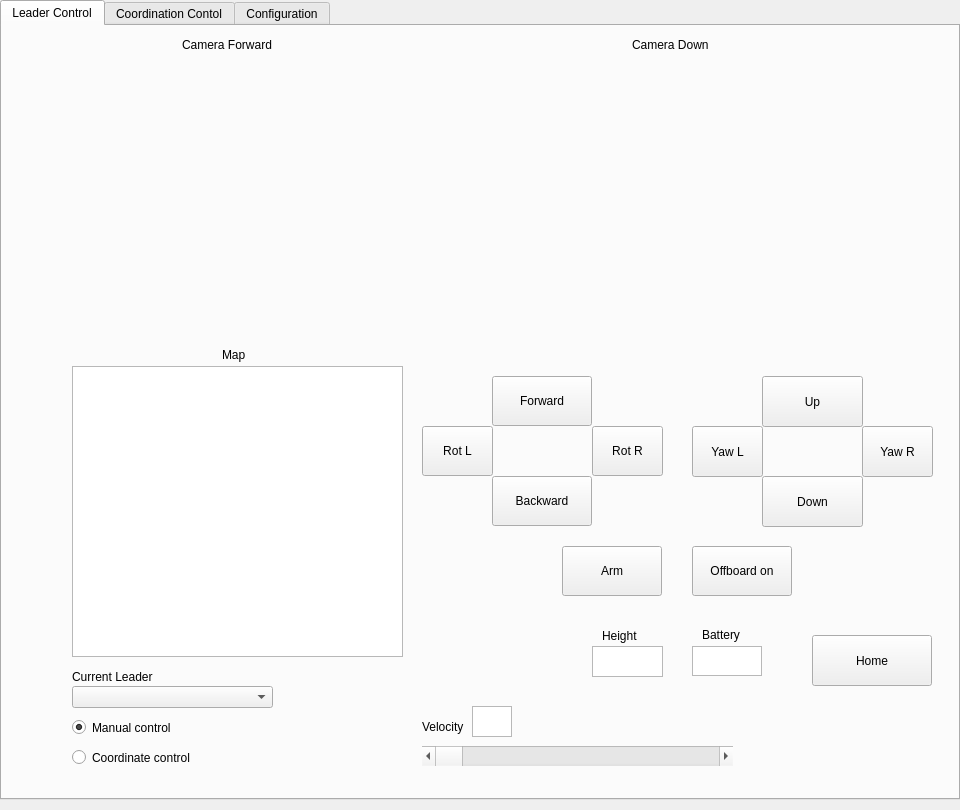
<?xml version="1.0" encoding="UTF-8"?>
<ui version="4.0">
 <class>MainWindow</class>
 <widget class="QWidget" name="MainWindow">
  <property name="geometry">
   <rect>
    <x>0</x>
    <y>0</y>
    <width>960</width>
    <height>810</height>
   </rect>
  </property>
  <property name="windowTitle">
   <string>UAV GUI</string>
  </property>
  <widget class="QWidget" name="centralwidget" native="true">
   <property name="geometry">
    <rect>
     <x>0</x>
     <y>0</y>
     <width>960</width>
     <height>800</height>
    </rect>
   </property>
   <widget class="QTabWidget" name="tabWidget">
    <property name="geometry">
     <rect>
      <x>0</x>
      <y>0</y>
      <width>960</width>
      <height>800</height>
     </rect>
    </property>
    <property name="currentIndex">
     <number>0</number>
    </property>
    <widget class="QWidget" name="leaderTab">
     <attribute name="title">
      <string>Leader Control</string>
     </attribute>
     <widget class="QPushButton" name="rotLeftButton">
      <property name="geometry">
       <rect>
        <x>420</x>
        <y>400</y>
        <width>71</width>
        <height>50</height>
       </rect>
      </property>
      <property name="text">
       <string>Rot L</string>
      </property>
     </widget>
     <widget class="QPushButton" name="forwardButton">
      <property name="geometry">
       <rect>
        <x>490</x>
        <y>350</y>
        <width>100</width>
        <height>50</height>
       </rect>
      </property>
      <property name="text">
       <string>Forward</string>
      </property>
     </widget>
     <widget class="QLabel" name="velocityLabel">
      <property name="geometry">
       <rect>
        <x>420</x>
        <y>690</y>
        <width>67</width>
        <height>21</height>
       </rect>
      </property>
      <property name="text">
       <string>Velocity</string>
      </property>
     </widget>
     <widget class="QPushButton" name="rotRightButton">
      <property name="geometry">
       <rect>
        <x>590</x>
        <y>400</y>
        <width>71</width>
        <height>50</height>
       </rect>
      </property>
      <property name="text">
       <string>Rot R</string>
      </property>
     </widget>
     <widget class="QPushButton" name="upButton">
      <property name="geometry">
       <rect>
        <x>760</x>
        <y>350</y>
        <width>101</width>
        <height>51</height>
       </rect>
      </property>
      <property name="text">
       <string>Up</string>
      </property>
     </widget>
     <widget class="QPushButton" name="backwardButton">
      <property name="geometry">
       <rect>
        <x>490</x>
        <y>450</y>
        <width>100</width>
        <height>50</height>
       </rect>
      </property>
      <property name="text">
       <string>Backward</string>
      </property>
     </widget>
     <widget class="QWidget" name="forwardCameraLayoutWidget">
      <property name="geometry">
       <rect>
        <x>70</x>
        <y>30</y>
        <width>331</width>
        <height>271</height>
       </rect>
      </property>
      <layout class="QHBoxLayout" name="forwardCameraLayout" stretch="0">
       <item>
        <widget class="rqt_uav_gui_cpp::RatioLayoutedFrame" name="forwardCameraFrame_4">
         <property name="sizePolicy">
          <sizepolicy hsizetype="Expanding" vsizetype="Expanding">
           <horstretch>0</horstretch>
           <verstretch>0</verstretch>
          </sizepolicy>
         </property>
         <property name="minimumSize">
          <size>
           <width>80</width>
           <height>80</height>
          </size>
         </property>
         <property name="contextMenuPolicy">
          <enum>Qt::ActionsContextMenu</enum>
         </property>
         <property name="lineWidth">
          <number>1</number>
         </property>
        </widget>
       </item>
      </layout>
     </widget>
     <widget class="QWidget" name="downCameraLayoutWidget">
      <property name="geometry">
       <rect>
        <x>510</x>
        <y>30</y>
        <width>331</width>
        <height>271</height>
       </rect>
      </property>
      <layout class="QHBoxLayout" name="downCameraLayout" stretch="0">
       <item>
        <widget class="rqt_uav_gui_cpp::RatioLayoutedFrame" name="downCameraFrame_4">
         <property name="sizePolicy">
          <sizepolicy hsizetype="Expanding" vsizetype="Expanding">
           <horstretch>0</horstretch>
           <verstretch>0</verstretch>
          </sizepolicy>
         </property>
         <property name="minimumSize">
          <size>
           <width>80</width>
           <height>80</height>
          </size>
         </property>
         <property name="contextMenuPolicy">
          <enum>Qt::ActionsContextMenu</enum>
         </property>
         <property name="lineWidth">
          <number>1</number>
         </property>
        </widget>
       </item>
      </layout>
     </widget>
     <widget class="QPushButton" name="yawLeftButton">
      <property name="geometry">
       <rect>
        <x>690</x>
        <y>400</y>
        <width>71</width>
        <height>51</height>
       </rect>
      </property>
      <property name="text">
       <string>Yaw L</string>
      </property>
     </widget>
     <widget class="QScrollBar" name="velocityScrollBar">
      <property name="geometry">
       <rect>
        <x>420</x>
        <y>720</y>
        <width>311</width>
        <height>20</height>
       </rect>
      </property>
      <property name="orientation">
       <enum>Qt::Horizontal</enum>
      </property>
     </widget>
     <widget class="QPushButton" name="downButton">
      <property name="geometry">
       <rect>
        <x>760</x>
        <y>450</y>
        <width>101</width>
        <height>51</height>
       </rect>
      </property>
      <property name="text">
       <string>Down</string>
      </property>
     </widget>
     <widget class="QLabel" name="forwardCameraLabel">
      <property name="geometry">
       <rect>
        <x>180</x>
        <y>10</y>
        <width>120</width>
        <height>17</height>
       </rect>
      </property>
      <property name="text">
       <string>Camera Forward</string>
      </property>
     </widget>
     <widget class="QTextBrowser" name="velocityText">
      <property name="geometry">
       <rect>
        <x>470</x>
        <y>680</y>
        <width>40</width>
        <height>31</height>
       </rect>
      </property>
     </widget>
     <widget class="QLabel" name="downCameraLabel">
      <property name="geometry">
       <rect>
        <x>630</x>
        <y>10</y>
        <width>120</width>
        <height>17</height>
       </rect>
      </property>
      <property name="text">
       <string>Camera Down</string>
      </property>
     </widget>
     <widget class="QPushButton" name="yawRightButton">
      <property name="geometry">
       <rect>
        <x>860</x>
        <y>400</y>
        <width>71</width>
        <height>51</height>
       </rect>
      </property>
      <property name="text">
       <string>Yaw R</string>
      </property>
     </widget>
     <widget class="QPushButton" name="endButton">
      <property name="geometry">
       <rect>
        <x>810</x>
        <y>609</y>
        <width>120</width>
        <height>51</height>
       </rect>
      </property>
      <property name="text">
       <string>Home</string>
      </property>
     </widget>
     <widget class="QTextBrowser" name="heightText">
      <property name="geometry">
       <rect>
        <x>590</x>
        <y>620</y>
        <width>71</width>
        <height>31</height>
       </rect>
      </property>
     </widget>
     <widget class="QLabel" name="heightLabel">
      <property name="geometry">
       <rect>
        <x>600</x>
        <y>600</y>
        <width>41</width>
        <height>20</height>
       </rect>
      </property>
      <property name="text">
       <string>Height</string>
      </property>
     </widget>
     <widget class="QTextBrowser" name="batteryText">
      <property name="geometry">
       <rect>
        <x>690</x>
        <y>620</y>
        <width>70</width>
        <height>30</height>
       </rect>
      </property>
     </widget>
     <widget class="QLabel" name="batteryLabel">
      <property name="geometry">
       <rect>
        <x>700</x>
        <y>600</y>
        <width>51</width>
        <height>17</height>
       </rect>
      </property>
      <property name="text">
       <string>Battery</string>
      </property>
     </widget>
     <widget class="QRadioButton" name="manualControlButton">
      <property name="geometry">
       <rect>
        <x>70</x>
        <y>720</y>
        <width>131</width>
        <height>23</height>
       </rect>
      </property>
      <property name="text">
       <string>Coordinate control</string>
      </property>
      <property name="checked">
       <bool>false</bool>
      </property>
     </widget>
     <widget class="QPushButton" name="armButton">
      <property name="geometry">
       <rect>
        <x>560</x>
        <y>520</y>
        <width>100</width>
        <height>50</height>
       </rect>
      </property>
      <property name="text">
       <string>Arm</string>
      </property>
     </widget>
     <widget class="QPushButton" name="offboardOnButton">
      <property name="geometry">
       <rect>
        <x>690</x>
        <y>520</y>
        <width>100</width>
        <height>50</height>
       </rect>
      </property>
      <property name="text">
       <string>Offboard on</string>
      </property>
     </widget>
     <widget class="QComboBox" name="leaderBox">
      <property name="geometry">
       <rect>
        <x>70</x>
        <y>660</y>
        <width>201</width>
        <height>22</height>
       </rect>
      </property>
     </widget>
     <widget class="QLabel" name="leaderLabel">
      <property name="geometry">
       <rect>
        <x>70</x>
        <y>640</y>
        <width>310</width>
        <height>21</height>
       </rect>
      </property>
      <property name="text">
       <string>Current Leader</string>
      </property>
     </widget>
     <widget class="QRadioButton" name="manualControlButton_5">
      <property name="geometry">
       <rect>
        <x>70</x>
        <y>690</y>
        <width>131</width>
        <height>23</height>
       </rect>
      </property>
      <property name="text">
       <string>Manual control</string>
      </property>
      <property name="checked">
       <bool>true</bool>
      </property>
     </widget>
     <widget class="QGraphicsView" name="graphicsView">
      <property name="geometry">
       <rect>
        <x>70</x>
        <y>340</y>
        <width>331</width>
        <height>291</height>
       </rect>
      </property>
     </widget>
     <widget class="QLabel" name="forwardCameraLabel_3">
      <property name="geometry">
       <rect>
        <x>220</x>
        <y>320</y>
        <width>31</width>
        <height>17</height>
       </rect>
      </property>
      <property name="text">
       <string>Map</string>
      </property>
     </widget>
     <widget class="QwtSlider" name="Slider_2">
      <property name="geometry">
       <rect>
        <x>10</x>
        <y>340</y>
        <width>60</width>
        <height>291</height>
       </rect>
      </property>
     </widget>
    </widget>
    <widget class="QWidget" name="swarmTab">
     <attribute name="title">
      <string>Coordination Contol</string>
     </attribute>
     <widget class="QTableWidget" name="tableWidget">
      <property name="geometry">
       <rect>
        <x>10</x>
        <y>30</y>
        <width>591</width>
        <height>331</height>
       </rect>
      </property>
     </widget>
     <widget class="QGraphicsView" name="map_3">
      <property name="geometry">
       <rect>
        <x>10</x>
        <y>390</y>
        <width>591</width>
        <height>371</height>
       </rect>
      </property>
     </widget>
     <widget class="QLabel" name="minHeightLabel_3">
      <property name="geometry">
       <rect>
        <x>10</x>
        <y>0</y>
        <width>251</width>
        <height>30</height>
       </rect>
      </property>
      <property name="text">
       <string>Swarm info</string>
      </property>
     </widget>
     <widget class="QLabel" name="minHeightLabel_4">
      <property name="geometry">
       <rect>
        <x>10</x>
        <y>360</y>
        <width>251</width>
        <height>30</height>
       </rect>
      </property>
      <property name="text">
       <string>Map</string>
      </property>
     </widget>
     <widget class="QTabWidget" name="tabWidget_2">
      <property name="geometry">
       <rect>
        <x>610</x>
        <y>30</y>
        <width>341</width>
        <height>731</height>
       </rect>
      </property>
      <property name="currentIndex">
       <number>0</number>
      </property>
      <widget class="QWidget" name="tab">
       <attribute name="title">
        <string>Control</string>
       </attribute>
       <widget class="QLabel" name="minHeightLabel">
        <property name="geometry">
         <rect>
          <x>40</x>
          <y>140</y>
          <width>81</width>
          <height>30</height>
         </rect>
        </property>
        <property name="text">
         <string>Min Height</string>
        </property>
       </widget>
       <widget class="QLabel" name="maxHeightLabel">
        <property name="geometry">
         <rect>
          <x>200</x>
          <y>140</y>
          <width>71</width>
          <height>30</height>
         </rect>
        </property>
        <property name="text">
         <string>Max Height</string>
        </property>
       </widget>
       <widget class="QScrollBar" name="distanceScrollBar">
        <property name="geometry">
         <rect>
          <x>40</x>
          <y>230</y>
          <width>251</width>
          <height>25</height>
         </rect>
        </property>
        <property name="orientation">
         <enum>Qt::Horizontal</enum>
        </property>
       </widget>
       <widget class="QLabel" name="distanceLabel">
        <property name="geometry">
         <rect>
          <x>40</x>
          <y>200</y>
          <width>161</width>
          <height>30</height>
         </rect>
        </property>
        <property name="text">
         <string>Distance Between Drones</string>
        </property>
       </widget>
       <widget class="QComboBox" name="algorithmBox">
        <property name="geometry">
         <rect>
          <x>40</x>
          <y>70</y>
          <width>251</width>
          <height>31</height>
         </rect>
        </property>
       </widget>
       <widget class="QLabel" name="algorithmLabel">
        <property name="geometry">
         <rect>
          <x>40</x>
          <y>50</y>
          <width>251</width>
          <height>23</height>
         </rect>
        </property>
        <property name="text">
         <string>Algorithm</string>
        </property>
       </widget>
       <widget class="QPushButton" name="startButton_3">
        <property name="geometry">
         <rect>
          <x>10</x>
          <y>550</y>
          <width>151</width>
          <height>30</height>
         </rect>
        </property>
        <property name="text">
         <string>Start</string>
        </property>
       </widget>
       <widget class="QPushButton" name="stopButton_3">
        <property name="geometry">
         <rect>
          <x>180</x>
          <y>550</y>
          <width>151</width>
          <height>30</height>
         </rect>
        </property>
        <property name="text">
         <string>Stop</string>
        </property>
       </widget>
       <widget class="QPushButton" name="homeButton_3">
        <property name="geometry">
         <rect>
          <x>90</x>
          <y>590</y>
          <width>161</width>
          <height>30</height>
         </rect>
        </property>
        <property name="text">
         <string>Home</string>
        </property>
       </widget>
       <widget class="QDoubleSpinBox" name="longitudeBox_3">
        <property name="geometry">
         <rect>
          <x>0</x>
          <y>480</y>
          <width>101</width>
          <height>22</height>
         </rect>
        </property>
       </widget>
       <widget class="QLabel" name="longitudeLabel_3">
        <property name="geometry">
         <rect>
          <x>0</x>
          <y>460</y>
          <width>71</width>
          <height>20</height>
         </rect>
        </property>
        <property name="text">
         <string>Longitude</string>
        </property>
       </widget>
       <widget class="QLabel" name="latitudeLabel_3">
        <property name="geometry">
         <rect>
          <x>130</x>
          <y>460</y>
          <width>71</width>
          <height>20</height>
         </rect>
        </property>
        <property name="text">
         <string>Latitude</string>
        </property>
       </widget>
       <widget class="QDoubleSpinBox" name="latitudeBox_3">
        <property name="geometry">
         <rect>
          <x>130</x>
          <y>480</y>
          <width>91</width>
          <height>22</height>
         </rect>
        </property>
       </widget>
       <widget class="QPushButton" name="addButton_3">
        <property name="geometry">
         <rect>
          <x>40</x>
          <y>510</y>
          <width>251</width>
          <height>30</height>
         </rect>
        </property>
        <property name="text">
         <string>Add Checkpoint</string>
        </property>
       </widget>
       <widget class="QDoubleSpinBox" name="altitudeBox_3">
        <property name="geometry">
         <rect>
          <x>250</x>
          <y>480</y>
          <width>91</width>
          <height>22</height>
         </rect>
        </property>
       </widget>
       <widget class="QLabel" name="altitudeLabel_3">
        <property name="geometry">
         <rect>
          <x>250</x>
          <y>460</y>
          <width>71</width>
          <height>20</height>
         </rect>
        </property>
        <property name="text">
         <string>Altitude</string>
        </property>
       </widget>
       <widget class="QProgressBar" name="progressBar_4">
        <property name="geometry">
         <rect>
          <x>0</x>
          <y>660</y>
          <width>341</width>
          <height>30</height>
         </rect>
        </property>
        <property name="value">
         <number>24</number>
        </property>
       </widget>
       <widget class="QLabel" name="progressLabel_4">
        <property name="geometry">
         <rect>
          <x>0</x>
          <y>630</y>
          <width>250</width>
          <height>20</height>
         </rect>
        </property>
        <property name="text">
         <string>Progress</string>
        </property>
       </widget>
       <widget class="QRadioButton" name="manualControlButton_9">
        <property name="enabled">
         <bool>true</bool>
        </property>
        <property name="geometry">
         <rect>
          <x>0</x>
          <y>420</y>
          <width>121</width>
          <height>23</height>
         </rect>
        </property>
        <property name="autoFillBackground">
         <bool>false</bool>
        </property>
        <property name="text">
         <string>Manual Control</string>
        </property>
        <property name="checked">
         <bool>false</bool>
        </property>
       </widget>
       <widget class="QRadioButton" name="manualControlButton_10">
        <property name="geometry">
         <rect>
          <x>140</x>
          <y>420</y>
          <width>121</width>
          <height>23</height>
         </rect>
        </property>
        <property name="autoFillBackground">
         <bool>false</bool>
        </property>
        <property name="text">
         <string>Coords Control</string>
        </property>
        <property name="checked">
         <bool>true</bool>
        </property>
       </widget>
       <widget class="QLabel" name="label">
        <property name="geometry">
         <rect>
          <x>0</x>
          <y>10</y>
          <width>121</width>
          <height>17</height>
         </rect>
        </property>
        <property name="font">
         <font>
          <pointsize>12</pointsize>
         </font>
        </property>
        <property name="text">
         <string>Swarm settings</string>
        </property>
       </widget>
       <widget class="Line" name="line">
        <property name="geometry">
         <rect>
          <x>0</x>
          <y>330</y>
          <width>341</width>
          <height>16</height>
         </rect>
        </property>
        <property name="orientation">
         <enum>Qt::Horizontal</enum>
        </property>
       </widget>
       <widget class="QLabel" name="label_2">
        <property name="geometry">
         <rect>
          <x>0</x>
          <y>350</y>
          <width>171</width>
          <height>17</height>
         </rect>
        </property>
        <property name="font">
         <font>
          <pointsize>12</pointsize>
         </font>
        </property>
        <property name="text">
         <string>Flight by Coordinates</string>
        </property>
       </widget>
       <widget class="QDoubleSpinBox" name="longitudeBox_6">
        <property name="geometry">
         <rect>
          <x>40</x>
          <y>160</y>
          <width>91</width>
          <height>22</height>
         </rect>
        </property>
       </widget>
       <widget class="QDoubleSpinBox" name="latitudeBox_6">
        <property name="geometry">
         <rect>
          <x>200</x>
          <y>160</y>
          <width>91</width>
          <height>22</height>
         </rect>
        </property>
       </widget>
       <widget class="QPushButton" name="addButton_6">
        <property name="geometry">
         <rect>
          <x>40</x>
          <y>290</y>
          <width>251</width>
          <height>30</height>
         </rect>
        </property>
        <property name="text">
         <string>Save</string>
        </property>
       </widget>
      </widget>
      <widget class="QWidget" name="tab_2">
       <attribute name="title">
        <string>Cameras</string>
       </attribute>
       <widget class="QWidget" name="forwardCameraLayoutWidget_4">
        <property name="geometry">
         <rect>
          <x>0</x>
          <y>40</y>
          <width>331</width>
          <height>271</height>
         </rect>
        </property>
        <layout class="QHBoxLayout" name="forwardCameraLayout_4">
         <item>
          <widget class="rqt_uav_gui_cpp::RatioLayoutedFrame" name="forwardCameraFrame_2">
           <property name="sizePolicy">
            <sizepolicy hsizetype="Expanding" vsizetype="Expanding">
             <horstretch>0</horstretch>
             <verstretch>0</verstretch>
            </sizepolicy>
           </property>
           <property name="minimumSize">
            <size>
             <width>80</width>
             <height>80</height>
            </size>
           </property>
           <property name="contextMenuPolicy">
            <enum>Qt::ActionsContextMenu</enum>
           </property>
           <property name="lineWidth">
            <number>1</number>
           </property>
          </widget>
         </item>
        </layout>
       </widget>
       <widget class="QLabel" name="forwardCameraLabel_6">
        <property name="geometry">
         <rect>
          <x>110</x>
          <y>20</y>
          <width>120</width>
          <height>17</height>
         </rect>
        </property>
        <property name="text">
         <string>Camera Forward</string>
        </property>
       </widget>
       <widget class="QWidget" name="downCameraLayoutWidget_4">
        <property name="geometry">
         <rect>
          <x>0</x>
          <y>340</y>
          <width>331</width>
          <height>271</height>
         </rect>
        </property>
        <layout class="QHBoxLayout" name="downCameraLayout_4">
         <item>
          <widget class="rqt_uav_gui_cpp::RatioLayoutedFrame" name="downCameraFrame">
           <property name="sizePolicy">
            <sizepolicy hsizetype="Expanding" vsizetype="Expanding">
             <horstretch>0</horstretch>
             <verstretch>0</verstretch>
            </sizepolicy>
           </property>
           <property name="minimumSize">
            <size>
             <width>80</width>
             <height>80</height>
            </size>
           </property>
           <property name="contextMenuPolicy">
            <enum>Qt::ActionsContextMenu</enum>
           </property>
           <property name="lineWidth">
            <number>1</number>
           </property>
          </widget>
         </item>
        </layout>
       </widget>
       <widget class="QLabel" name="downCameraLabel_4">
        <property name="geometry">
         <rect>
          <x>110</x>
          <y>320</y>
          <width>120</width>
          <height>17</height>
         </rect>
        </property>
        <property name="text">
         <string>Camera Down</string>
        </property>
       </widget>
       <widget class="QComboBox" name="leaderBox_2">
        <property name="geometry">
         <rect>
          <x>0</x>
          <y>650</y>
          <width>201</width>
          <height>22</height>
         </rect>
        </property>
       </widget>
       <widget class="QLabel" name="downCameraLabel_5">
        <property name="geometry">
         <rect>
          <x>0</x>
          <y>630</y>
          <width>120</width>
          <height>17</height>
         </rect>
        </property>
        <property name="text">
         <string>Select camera</string>
        </property>
       </widget>
      </widget>
     </widget>
     <widget class="QwtSlider" name="Slider">
      <property name="geometry">
       <rect>
        <x>540</x>
        <y>390</y>
        <width>60</width>
        <height>371</height>
       </rect>
      </property>
     </widget>
    </widget>
    <widget class="QWidget" name="tab_3">
     <attribute name="title">
      <string>Configuration</string>
     </attribute>
     <widget class="QLabel" name="algorithmLabel_2">
      <property name="geometry">
       <rect>
        <x>20</x>
        <y>0</y>
        <width>251</width>
        <height>23</height>
       </rect>
      </property>
      <property name="text">
       <string/>
      </property>
     </widget>
     <widget class="QLabel" name="algorithmLabel_3">
      <property name="geometry">
       <rect>
        <x>20</x>
        <y>10</y>
        <width>251</width>
        <height>23</height>
       </rect>
      </property>
      <property name="text">
       <string>Formation preview</string>
      </property>
     </widget>
     <widget class="QComboBox" name="algorithmBox_2">
      <property name="geometry">
       <rect>
        <x>130</x>
        <y>590</y>
        <width>251</width>
        <height>31</height>
       </rect>
      </property>
     </widget>
     <widget class="QLabel" name="algorithmLabel_4">
      <property name="geometry">
       <rect>
        <x>130</x>
        <y>560</y>
        <width>251</width>
        <height>23</height>
       </rect>
      </property>
      <property name="text">
       <string>Select formation</string>
      </property>
     </widget>
     <widget class="QPushButton" name="addButton_7">
      <property name="geometry">
       <rect>
        <x>640</x>
        <y>590</y>
        <width>171</width>
        <height>51</height>
       </rect>
      </property>
      <property name="text">
       <string>Set</string>
      </property>
     </widget>
     <widget class="QPushButton" name="rotLeftButton_3">
      <property name="geometry">
       <rect>
        <x>420</x>
        <y>590</y>
        <width>71</width>
        <height>50</height>
       </rect>
      </property>
      <property name="text">
       <string>+45°</string>
      </property>
     </widget>
     <widget class="QPushButton" name="rotLeftButton_4">
      <property name="geometry">
       <rect>
        <x>510</x>
        <y>590</y>
        <width>71</width>
        <height>50</height>
       </rect>
      </property>
      <property name="text">
       <string>-45°</string>
      </property>
     </widget>
     <widget class="QGraphicsView" name="formationGV">
      <property name="geometry">
       <rect>
        <x>25</x>
        <y>41</y>
        <width>891</width>
        <height>511</height>
       </rect>
      </property>
     </widget>
    </widget>
   </widget>
  </widget>
 </widget>
 <customwidgets>
  <customwidget>
   <class>QwtSlider</class>
   <extends>QWidget</extends>
   <header>qwt_slider.h</header>
  </customwidget>
  <customwidget>
   <class>rqt_uav_gui_cpp::RatioLayoutedFrame</class>
   <extends>QFrame</extends>
   <header>rqt_uav_gui_cpp/rlf.h</header>
   <container>1</container>
  </customwidget>
 </customwidgets>
 <resources/>
 <connections/>
</ui>
